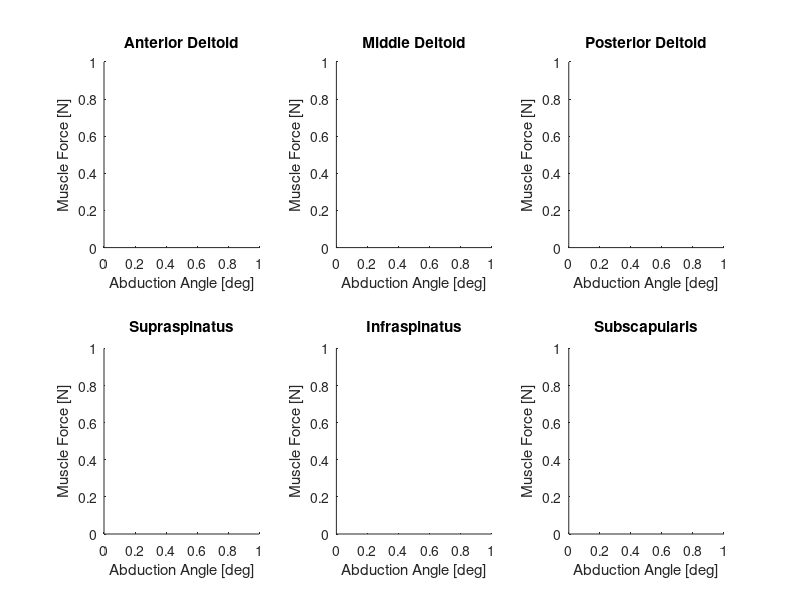

Write MATLAB code to recreate this figure. (Note: this script raises an error after producing the figure.)
%
% POSTPROCESSING CSA ANALYSIS
%

clear all; close all; clc;

% create plots
figure();
plotDeltoidAnt = subplot(2,3,1); hold on; title('Anterior Deltoid'); xlabel('Abduction Angle [deg]');ylabel('Muscle Force [N]');
plotDeltoidMid = subplot(2,3,2); hold on; title('Middle Deltoid'); xlabel('Abduction Angle [deg]');ylabel('Muscle Force [N]');
plotDeltoidPost = subplot(2,3,3); hold on; title('Posterior Deltoid'); xlabel('Abduction Angle [deg]');ylabel('Muscle Force [N]');
plotSupraspinatus = subplot(2,3,4); hold on; title('Supraspinatus'); xlabel('Abduction Angle [deg]');ylabel('Muscle Force [N]');
plotInfraspinatus = subplot(2,3,5); hold on; title('Infraspinatus'); xlabel('Abduction Angle [deg]');ylabel('Muscle Force [N]');
plotSubscapularis = subplot(2,3,6); hold on; title('Subscapularis'); xlabel('Abduction Angle [deg]');ylabel('Muscle Force [N]');

overalltitle = suptitle(sprintf('CSA Dependant Shoulder Muscle Forces\nblue=28°, green=33°, red=38°'));

files={'25','33','41'};
colors={'blue','green','red'};

figure();
plotJointReaction = subplot(1,2,1); hold on; title('Joint Reaction Force');xlabel('Abduction Angle [deg]'); ylabel('Reaction Force [N]');
plotJointStability = subplot(1,2,2); hold on; title('Joint Stability (green x = start');
teta = linspace(0, 2*pi, 100);
Hay = 0.0119;
Haz = 0.0156;    
Py = Hay*cos(teta);
Pz = Haz*sin(teta);
plot(Py, Pz, 'color', 'red', 'linewidth', 2);
axis([-0.03,0.03,-0.03,0.03]);
axis equal;
overalltitle = suptitle(sprintf('CSA Dependant Glenohumeral Joint Reaction Forces\nblue=28°, green=33°, red=38°'));

plotlimit = 62;

% pythonstyle: for file in names:

for i=1:length(files)
    
    efdata=['EFDATA_CSA' files{i} '.mat'];
    jrdata=['JRDATA_CSA' files{i} '.mat'];
    kedata=['KEDATA_CSA' files{i} '.mat'];
    
    load(efdata);
    load(jrdata);    
    load(kedata);
    
    % plot Deltoid forces 22 23 24
    plot(plotDeltoidAnt, -KEDATA.Joint_Angle_Evolution(8,1:plotlimit)'*180/pi, sum(EFDATA{22, 1}.Forces(1:plotlimit,1:20)'), 'linewidth', 2, 'color', colors{i});
    plot(plotDeltoidMid,  -KEDATA.Joint_Angle_Evolution(8,1:plotlimit)'*180/pi, sum(EFDATA{23, 1}.Forces(1:plotlimit,1:20)'), 'linewidth', 2, 'color', colors{i});
    plot(plotDeltoidPost, -KEDATA.Joint_Angle_Evolution(8,1:plotlimit)'*180/pi,  sum(EFDATA{24, 1}.Forces(1:plotlimit,1:20)'), 'linewidth', 2, 'color', colors{i});
    
    % rotator cuff 25 26 27
    plot(plotSupraspinatus, -KEDATA.Joint_Angle_Evolution(8,1:plotlimit)'*180/pi,  sum(EFDATA{25, 1}.Forces(1:plotlimit,1:20)'), 'linewidth', 2, 'color', colors{i});
    plot(plotInfraspinatus, -KEDATA.Joint_Angle_Evolution(8,1:plotlimit)'*180/pi,  sum(EFDATA{26, 1}.Forces(1:plotlimit,1:20)'), 'linewidth', 2, 'color', colors{i});
    plot(plotSubscapularis, -KEDATA.Joint_Angle_Evolution(8,1:plotlimit)'*180/pi,  sum(EFDATA{27, 1}.Forces(1:plotlimit,1:20)'), 'linewidth', 2, 'color', colors{i});
    
    % joint reaction force
    plot(plotJointReaction,-KEDATA.Joint_Angle_Evolution(8,1:plotlimit)'*180/pi, JRDATA(1:plotlimit,4), 'linewidth', 2, 'color', colors{i});
    
    % joint stability
    plot(plotJointStability,JRDATA(1:plotlimit,6), JRDATA(1:plotlimit,7), 'linewidth', 2, 'marker', 'x','color', colors{i});
    plot(plotJointStability,JRDATA(1,6), JRDATA(1,7), 'linewidth', 2, 'marker', 'x', 'color', 'green');
    plot(plotJointStability,JRDATA(plotlimit,6), JRDATA(plotlimit,7), 'linewidth', 2, 'marker', 'x', 'color', 'red');
end
    
